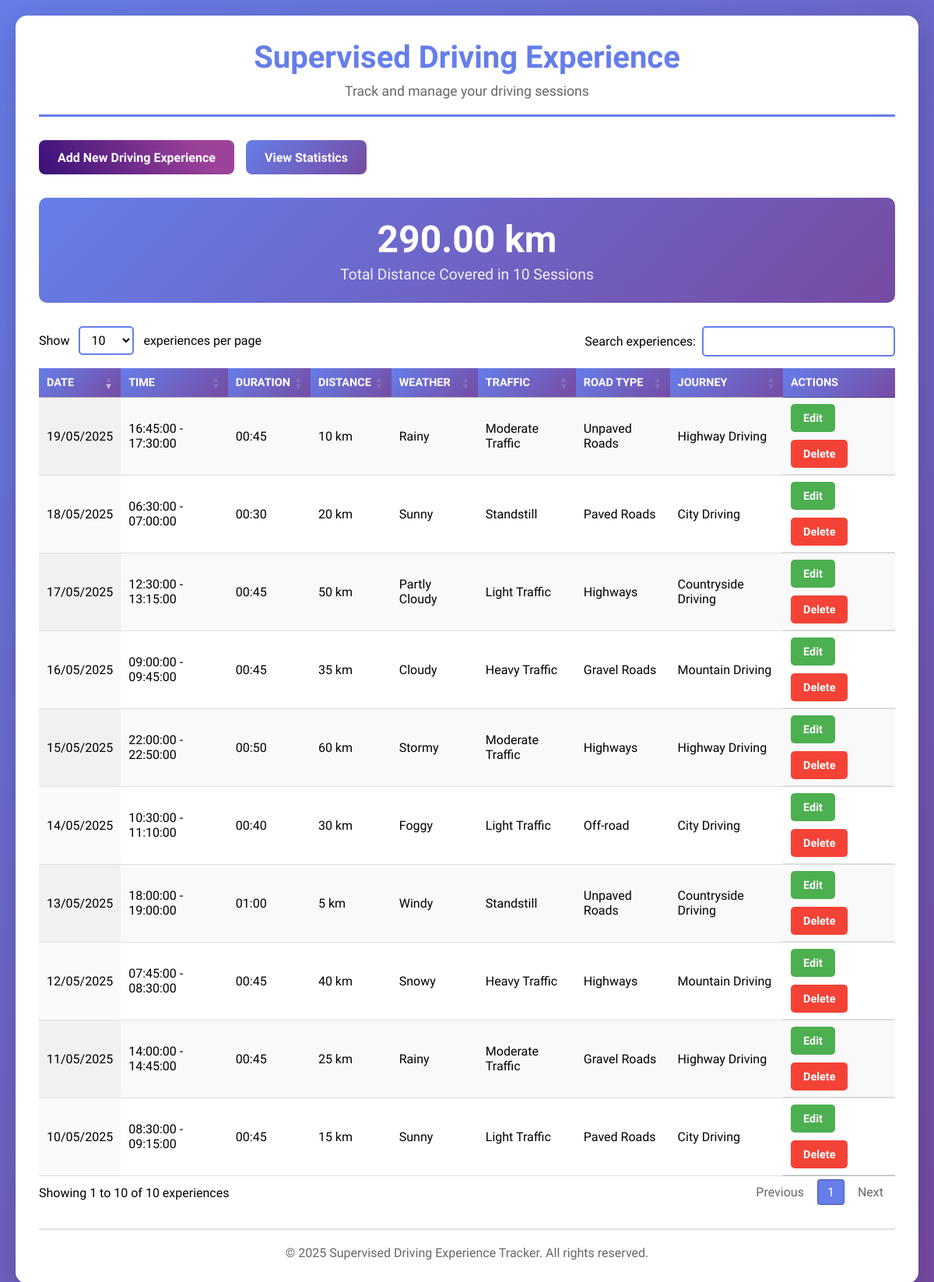
The page / on the database its author committed.
### tables this page shows
CREATE TABLE driving_experience
(
  driving_experience_id INT AUTO_INCREMENT NOT NULL,
  date DATE NOT NULL,
  departure_time TIME NOT NULL,
  arrival_time TIME NOT NULL,
  km_covered FLOAT NOT NULL,
  journey_type_id TINYINT NOT NULL,
  traffic_id TINYINT NOT NULL,
  road_type_id TINYINT NOT NULL,
  weather_id TINYINT NOT NULL,
  PRIMARY KEY (driving_experience_id),
  FOREIGN KEY (journey_type_id) REFERENCES journey_types(journey_type_id),
  FOREIGN KEY (traffic_id) REFERENCES traffic_conditions(traffic_id),
  FOREIGN KEY (road_type_id) REFERENCES road_types(road_type_id),
  FOREIGN KEY (weather_id) REFERENCES weather_conditions(weather_id)
);

CREATE TABLE weather_conditions
(
  weather_id TINYINT AUTO_INCREMENT NOT NULL,
  weather_condition VARCHAR(50) NOT NULL,
  PRIMARY KEY (weather_id)
);

CREATE TABLE traffic_conditions
(
  traffic_id TINYINT AUTO_INCREMENT NOT NULL,
  traffic_condition VARCHAR(50) NOT NULL,
  PRIMARY KEY (traffic_id)
);

CREATE TABLE road_types
(
  road_type_id TINYINT AUTO_INCREMENT NOT NULL,
  road_type VARCHAR(50) NOT NULL,
  PRIMARY KEY (road_type_id)
);

CREATE TABLE journey_types
(
  journey_type_id TINYINT AUTO_INCREMENT NOT NULL,
  journey_type VARCHAR(50) NOT NULL,
  PRIMARY KEY (journey_type_id)
);

### controllers/ExperienceController.php (called while the page is built, shortened)
<?php
require_once __DIR__ . '/../includes/connectDB.inc.php';
require_once __DIR__ . '/../models/DrivingExperience.php';
require_once __DIR__ . '/../models/DrivingExperienceRepository.php';
class ExperienceController {
    private $experienceRepo;
    public function __construct() {
        $this->pdo = Database::getInstance();
        $this->experienceRepo = new DrivingExperienceRepository($this->pdo);
    }
    public function index() {
        $experiences = $this->experienceRepo->findAll();
        $totalKm = $this->experienceRepo->getTotalKilometers();
        $totalCount = $this->experienceRepo->getCount();
        $codes = [];
        foreach($experiences as $experience) {
            $code = random_code(10);
            $codes[$experience->id] = $code;
        }
        $newExpCode = random_code(10);
        require_once __DIR__ . '/../views/index.php';
    }
}
?>

### includes/connectDB.inc.php (called while the page is built, shortened)
<?php
class Database {
    private static $instance = null;
    private function __construct() {
        $host = 'mysql-nazrin713.alwaysdata.net';
        $dbname = 'nazrin713_driving_experience_db_2025';
        $user = 'nazrin713_d';
        $pass = 'drivExp2025';
        try {
            $this->pdo = new PDO(
                "mysql:host=$host;dbname=$dbname;charset=utf8mb4",
                $user,
                $pass,
                [
                    PDO::ATTR_ERRMODE => PDO::ERRMODE_EXCEPTION,
                    PDO::ATTR_DEFAULT_FETCH_MODE => PDO::FETCH_ASSOC,
                    PDO::ATTR_EMULATE_PREPARES => false
                ]
            );
        } catch (PDOException $e) {
            die("Connection failed: " . $e->getMessage());
        }
    }
    public static function getInstance() {
        if (self::$instance === null) {
            self::$instance = new Database();
        }
        return self::$instance->pdo;
    }
}
function random_code($length = 10) {
    $charlist = 'ABCDEFGHJKLMNPQRSTUVWXYZabcdefghjkmnpqrstuvwxyz023456789';
    $code = '';
    for($i = 0; $i < $length; $i++) {
        $code .= $charlist[random_int(0, strlen($charlist) - 1)];
    }
    return $code;
}
?>

### models/DrivingExperienceRepository.php (called while the page is built, shortened)
<?php
require_once 'DrivingExperience.php';
class DrivingExperienceRepository {
    private $pdo;
    public function __construct($pdo) {
        $this->pdo = $pdo;
    }
    public function findAll() {
        $query = "SELECT de.*, wc.weather_condition, tc.traffic_condition,
                         rt.road_type, jt.journey_type
                  FROM driving_experience de
                  JOIN weather_conditions wc ON de.weather_id = wc.weather_id
                  JOIN traffic_conditions tc ON de.traffic_id = tc.traffic_id
                  JOIN road_types rt ON de.road_type_id = rt.road_type_id
                  JOIN journey_types jt ON de.journey_type_id = jt.journey_type_id
                  ORDER BY de.date DESC, de.departure_time DESC";
        $stmt = $this->pdo->prepare($query);
        $stmt->execute();
        $experiences = [];
        while($row = $stmt->fetch(PDO::FETCH_ASSOC)) {
            $experience = DrivingExperience::fromArray($row);
            $experience->id = $row['driving_experience_id'];
            $experiences[] = $experience;
        }
        return $experiences;
    }
    public function getTotalKilometers() {
        $query = "SELECT SUM(km_covered) AS total FROM driving_experience";
        $stmt = $this->pdo->prepare($query);
        $stmt->execute();
        $row = $stmt->fetch(PDO::FETCH_ASSOC);
        return floatval($row['total'] ?? 0);
    }
    public function getCount() {
        $query = "SELECT COUNT(*) AS count FROM driving_experience";
        $stmt = $this->pdo->prepare($query);
        $stmt->execute();
        $row = $stmt->fetch(PDO::FETCH_ASSOC);
        return intval($row['count'] ?? 0);
    }
}
?>

### models/DrivingExperience.php (called while the page is built, shortened)
<?php
class DrivingExperience {
    public $departure_time;
    public $arrival_time;
    public static function fromArray($array) {
        return new self($array);
    }
    public function calculateDuration() {
        $start = new DateTime($this->departure_time);
        $end = new DateTime($this->arrival_time);
        $interval = $start->diff($end);
        return $interval->format('%H:%I');
    }
}
?>

### views/index.php (the view, shortened to what this page needs)
<!DOCTYPE html>
<html lang="en">
<head>
    <link rel="stylesheet" href="https://code.jquery.com/ui/1.13.2/themes/base/jquery-ui.css">
    <link rel="stylesheet" href="https://cdn.datatables.net/1.13.7/css/jquery.dataTables.min.css">
</head>
<body>
<main>
    <div class="container">
        <header>
            <h1>Supervised Driving Experience</h1>
            <p class="subtitle">Track and manage your driving sessions</p>
        </header>
        <nav>
            <div class="nav-links">
                <a href="index.php?action=form&code=<?php echo htmlspecialchars($newExpCode); ?>" class="btn" title="Add a new driving experience">
                    Add New Driving Experience
                </a>
                <a href="index.php?action=statistics" class="btn btn-secondary" title="View detailed statistics and charts">
                    View Statistics
                </a>
            </div>
        </nav>
        <?php if(count($experiences) > 0): ?>
            <div class="stats-card">
                <h2><?php echo number_format($totalKm, 2); ?> km</h2>
                <p>Total Distance Covered in <?php echo $totalCount; ?> Sessions</p>
            </div>
            <div class="desktop-table">
                <table id="experiencesTable" class="display">
                    <thead>
                        <tr>
                            <th>Date</th>
                            <th>Time</th>
                            <th>Duration</th>
                            <th>Distance</th>
                            <th>Weather</th>
                            <th>Traffic</th>
                            <th>Road Type</th>
                            <th>Journey</th>
                            <th>Actions</th>
                        </tr>
                    </thead>
                    <tbody>
                        <?php foreach($experiences as $experience): ?>
                            <tr>
                                <td><?php echo date('d/m/Y', strtotime($experience->date)); ?></td>
                                <td><?php echo htmlspecialchars($experience->departure_time); ?> - <?php echo htmlspecialchars($experience->arrival_time); ?></td>
                                <td><?php echo $experience->calculateDuration(); ?></td>
                                <td><?php echo htmlspecialchars($experience->km_covered); ?> km</td>
                                <td><?php echo htmlspecialchars($experience->weather_condition); ?></td>
                                <td><?php echo htmlspecialchars($experience->traffic_condition); ?></td>
                                <td><?php echo htmlspecialchars($experience->road_type); ?></td>
                                <td><?php echo htmlspecialchars($experience->journey_type); ?></td>
                                <td class='action-links'>
                                    <a href='index.php?action=form&code=<?php echo htmlspecialchars($codes[$experience->id]); ?>' class='edit-link' title='Edit this experience'>Edit</a>
                                    <a href='index.php?action=delete&code=<?php echo htmlspecialchars($codes[$experience->id]); ?>' class='delete-link' onclick='return confirm("Are you sure you want to delete this experience?")' title='Delete this experience'>Delete</a>
                                </td>
                            </tr>
                        <?php endforeach; ?>
                    </tbody>
                </table>
            </div>
        <?php endif; ?>
        <footer>
            <p>&copy; 2025 Supervised Driving Experience Tracker. All rights reserved.</p>
        </footer>
    </div>
</main>
</body>
</html>

### index.php (shortened to what this page needs)
<?php
require_once 'includes/connectDB.inc.php';
require_once 'controllers/ExperienceController.php';
$controller = new ExperienceController();
$action = $_GET['action'] ?? 'index';
switch ($action) {
    case 'index':
    default:
        $controller->index();
        break;
}
?>

### views/index.php (style rules this page uses)
* { margin: 0; padding: 0; box-sizing: border-box; font-family: "Oxanium", sans-serif; }
body { background: linear-gradient(135deg, #667eea 0%, #764ba2 100%); min-height: 100vh; padding: 20px; }
.container { max-width: 1200px; margin: 0 auto; background: white; border-radius: 15px; padding: 30px; box-shadow: 0 10px 40px rgba(0,0,0,0.2); }
header { text-align: center; margin-bottom: 30px; padding-bottom: 20px; border-bottom: 3px solid #667eea; }
h1 { color: #667eea; font-size: 2.5em; margin-bottom: 10px; }
.subtitle { color: #666; font-size: 1.1em; }
nav { display: flex; justify-content: space-between; align-items: center; margin-bottom: 30px; flex-wrap: wrap; gap: 15px; }
.nav-links { display: flex; gap: 15px; flex-wrap: wrap; }
.btn { padding: 12px 24px; background: linear-gradient(55deg, rgba(55,16,120,1) 0%, rgba(157,66,153,1) 83%); color: white; text-decoration: none; border-radius: 8px; font-weight: 600; transition: all 0.3s; display: inline-block; border: none; cursor: pointer; min-height: 44px; display: flex; align-items: center; justify-content: center; }
.btn-secondary { background: linear-gradient(135deg, #667eea 0%, #764ba2 100%); }
.stats-card { background: linear-gradient(135deg, #667eea 0%, #764ba2 100%); color: white; padding: 25px; border-radius: 10px; margin-bottom: 30px; text-align: center; }
.stats-card h2 { font-size: 3em; margin-bottom: 5px; }
.stats-card p { font-size: 1.2em; opacity: 0.9; }
.desktop-table { display: block; }
table.dataTable { width: 100% !important; border-collapse: collapse; margin-top: 20px; }
table.dataTable th, table.dataTable td { padding: 15px 12px; text-align: left; border-bottom: 1px solid #e0e0e0; font-size: 1em; }
table.dataTable th { background: linear-gradient(135deg, #667eea 0%, #764ba2 100%); color: white; font-weight: 600; text-transform: uppercase; font-size: 0.9em; }
.action-links { display: flex; gap: 10px; flex-wrap: wrap; }
.action-links a { padding: 8px 16px; border-radius: 5px; text-decoration: none; font-size: 0.9em; transition: all 0.3s; font-weight: 600; min-height: 36px; display: inline-flex; align-items: center; }
.edit-link { background-color: #4CAF50; color: white; }
.delete-link { background-color: #f44336; color: white; }
footer { text-align: center; margin-top: 30px; padding-top: 20px; border-top: 2px solid #e0e0e0; color: #666; }

### rows shown on the page
driving_experience: date "19/05/2025", departure_time "16:45:00", arrival_time "17:30:00", $experience->calculateDuration() "00:45", km_covered "10", weather.weather_condition "Rainy", traffic.traffic_condition "Moderate Traffic", road_type.road_type "Unpaved Roads", journey_type.journey_type "Highway Driving"
driving_experience: date "18/05/2025", departure_time "06:30:00", arrival_time "07:00:00", $experience->calculateDuration() "00:30", km_covered "20", weather.weather_condition "Sunny", traffic.traffic_condition "Standstill", road_type.road_type "Paved Roads", journey_type.journey_type "City Driving"
driving_experience: date "17/05/2025", departure_time "12:30:00", arrival_time "13:15:00", $experience->calculateDuration() "00:45", km_covered "50", weather.weather_condition "Partly Cloudy", traffic.traffic_condition "Light Traffic", road_type.road_type "Highways", journey_type.journey_type "Countryside Driving"
driving_experience: date "16/05/2025", departure_time "09:00:00", arrival_time "09:45:00", $experience->calculateDuration() "00:45", km_covered "35", weather.weather_condition "Cloudy", traffic.traffic_condition "Heavy Traffic", road_type.road_type "Gravel Roads", journey_type.journey_type "Mountain Driving"
driving_experience: date "15/05/2025", departure_time "22:00:00", arrival_time "22:50:00", $experience->calculateDuration() "00:50", km_covered "60", weather.weather_condition "Stormy", traffic.traffic_condition "Moderate Traffic", road_type.road_type "Highways", journey_type.journey_type "Highway Driving"
driving_experience: date "14/05/2025", departure_time "10:30:00", arrival_time "11:10:00", $experience->calculateDuration() "00:40", km_covered "30", weather.weather_condition "Foggy", traffic.traffic_condition "Light Traffic", road_type.road_type "Off-road", journey_type.journey_type "City Driving"
driving_experience: date "13/05/2025", departure_time "18:00:00", arrival_time "19:00:00", $experience->calculateDuration() "01:00", km_covered "5", weather.weather_condition "Windy", traffic.traffic_condition "Standstill", road_type.road_type "Unpaved Roads", journey_type.journey_type "Countryside Driving"
driving_experience: date "12/05/2025", departure_time "07:45:00", arrival_time "08:30:00", $experience->calculateDuration() "00:45", km_covered "40", weather.weather_condition "Snowy", traffic.traffic_condition "Heavy Traffic", road_type.road_type "Highways", journey_type.journey_type "Mountain Driving"
driving_experience: date "11/05/2025", departure_time "14:00:00", arrival_time "14:45:00", $experience->calculateDuration() "00:45", km_covered "25", weather.weather_condition "Rainy", traffic.traffic_condition "Moderate Traffic", road_type.road_type "Gravel Roads", journey_type.journey_type "Highway Driving"
driving_experience: date "10/05/2025", departure_time "08:30:00", arrival_time "09:15:00", $experience->calculateDuration() "00:45", km_covered "15", weather.weather_condition "Sunny", traffic.traffic_condition "Light Traffic", road_type.road_type "Paved Roads", journey_type.journey_type "City Driving"

### other values the page prints
$totalKm "290.00"
$totalCount "10"
